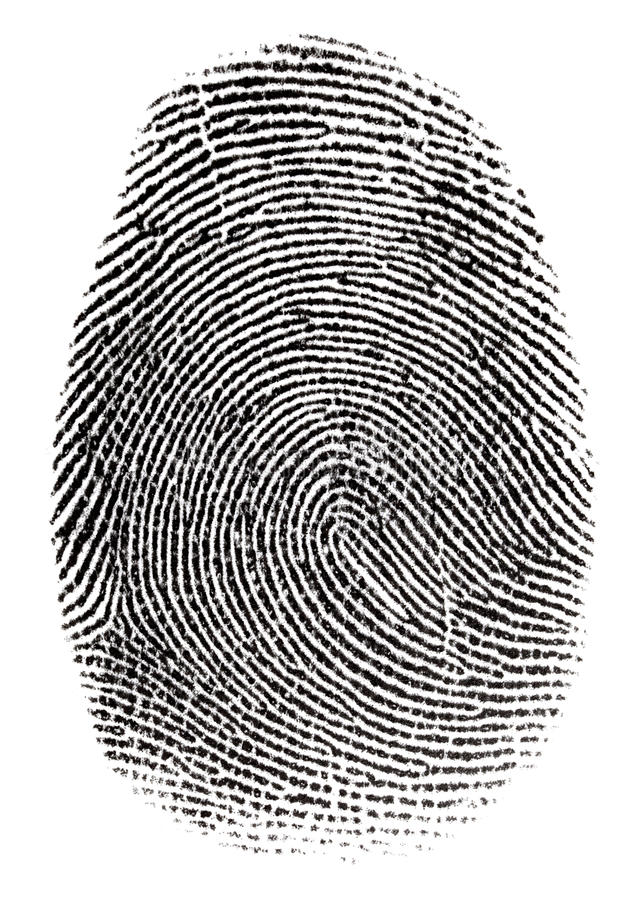
#> input picture back-end/database/01.jpg, 644 x 900 px; its folder holds only this picture in this run
$ python python.py
#> lines starting #> are read from the running program, lines starting #| are printed output that depends on the picture; after the words box and inside, x2 and y2 are one past the last pixel; in counts of white or black regions, pixels touching at a corner belong together
import tkinter as tk
from tkinter import filedialog

import cv2 as cv
import os

acesso = False
root = tk.Tk()
root.withdraw()


dim = (1000, 1200)

userFile = filedialog.askopenfilename()
#> the answer given: database/01.jpg

# -- Inicio do processamento da imagem -- #
userImg = cv.resize(cv.Canny(cv.imread(userFile), 125, 175), dim)
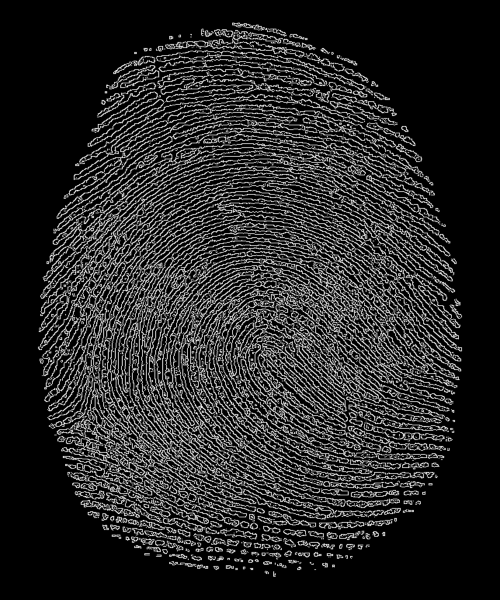
#> userImg: shape (1200, 1000) (shown at 1/2 size); min 0, max 255, mean 39.7
uContours, uHierarchies = cv.findContours(
    userImg, cv.RETR_LIST, cv.CHAIN_APPROX_SIMPLE)
#> uContours = 5655 contours, 3203 with area under 20; largest, box (x1, y1, x2, y2) and area: (75, 99, 925, 1079) 594086, (311, 57, 738, 166) 7378, (254, 217, 656, 295) 3051, (317, 178, 671, 222) 2778, (290, 249, 654, 312) 2406

for files in os.listdir('database'):
    f = os.path.join('database', files)
    if os.path.isfile(f):
        baseImg = cv.resize(cv.Canny(cv.imread(f), 125, 175), dim)
        bContours, bHierarchies = cv.findContours(
            baseImg, cv.RETR_LIST, cv.CHAIN_APPROX_SIMPLE)
#> bContours has the same summary as uContours
        if len(uContours) == len(bContours):
            print('Bem vindo!')
            break
        else:
            print('Digital não encontrada no sistema!')

cv.waitKey(0)

$ run again, on back-end/database/02.jpg
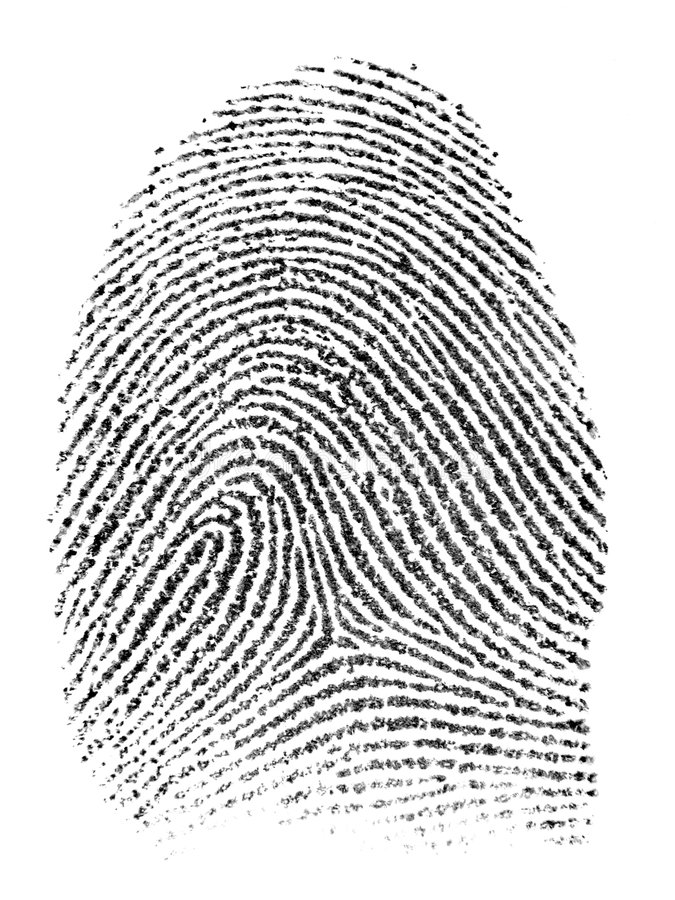
#> input picture back-end/database/02.jpg, 675 x 900 px
#> `userImg = cv.resize(cv.Canny(cv.imread(userFile), 125, 175), dim)`:
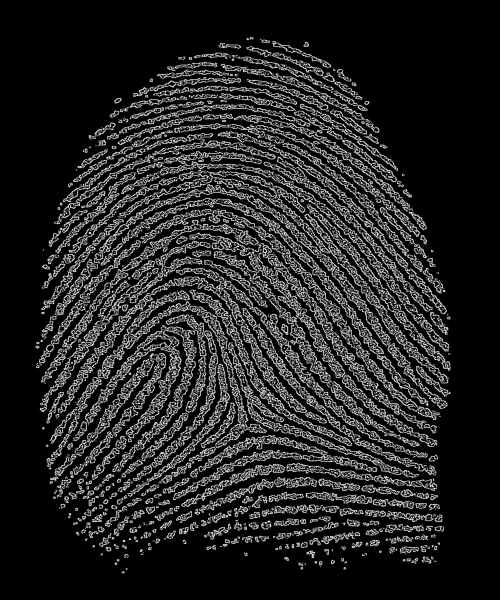
#> userImg: shape (1200, 1000) (shown at 1/2 size); min 0, max 255, mean 36
#> uContours = 7447 contours, 6087 with area under 20; largest, box (x1, y1, x2, y2) and area: (72, 261, 901, 894) 157422, (93, 482, 856, 967) 62838, (214, 186, 888, 587) 35261, (146, 629, 460, 1010) 30948, (100, 706, 333, 963) 9879
#> bContours has the same summary as uContours

$ run again, on back-end/database/03.jpg
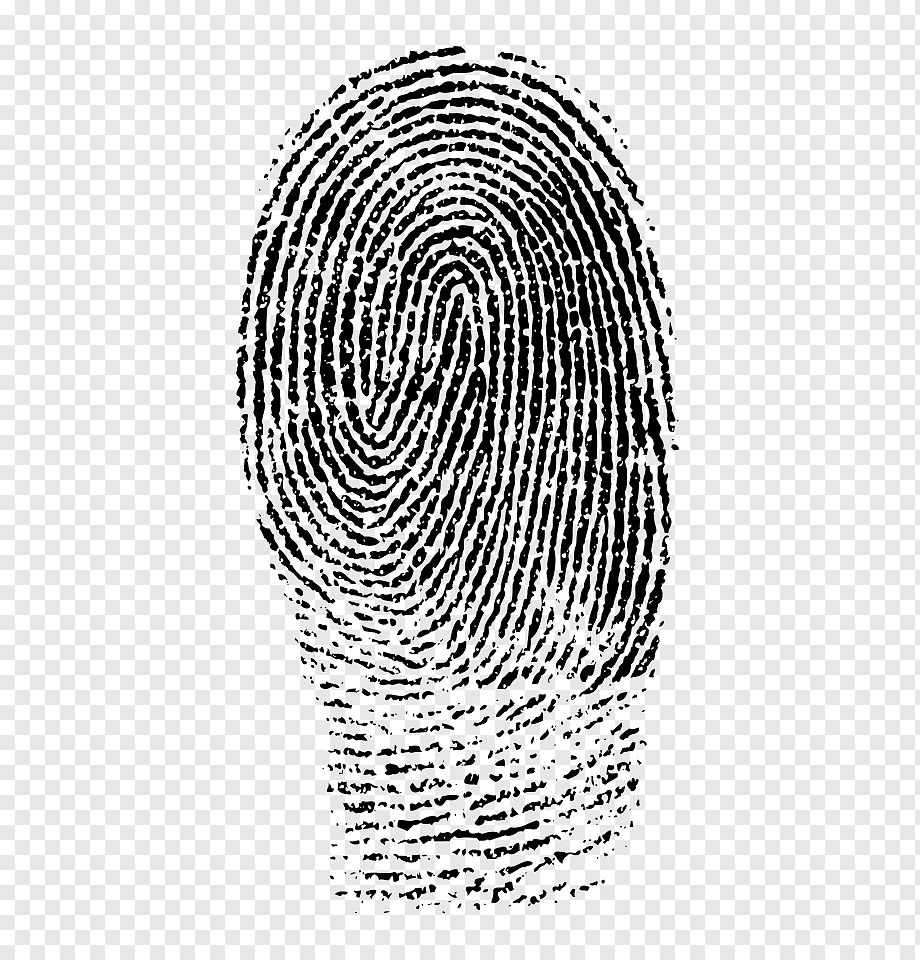
#> input picture back-end/database/03.jpg, 920 x 960 px
#> `userImg = cv.resize(cv.Canny(cv.imread(userFile), 125, 175), dim)`:
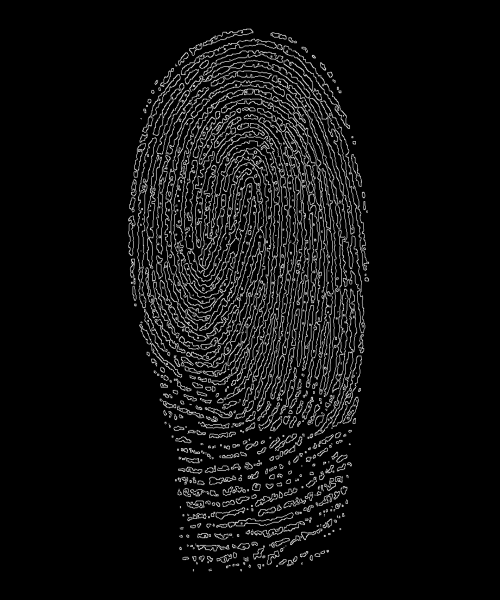
#> userImg: shape (1200, 1000) (shown at 1/2 size); min 0, max 255, mean 14.9
#> uContours = 1612 contours, 742 with area under 20; largest, box (x1, y1, x2, y2) and area: (292, 99, 739, 838) 160216, (629, 577, 724, 872) 5632, (385, 216, 482, 497) 5052, (361, 77, 701, 258) 4813, (274, 274, 314, 617) 3946; uHierarchies = 1612 rows, first 6: [1, -1, -1, -1], [2, 0, -1, -1], [3, 1, -1, -1], [4, 2, -1, -1], [5, 3, -1, -1], [6, 4, -1, -1]
#> bContours has the same summary as uContours; bHierarchies has the same summary as uHierarchies
